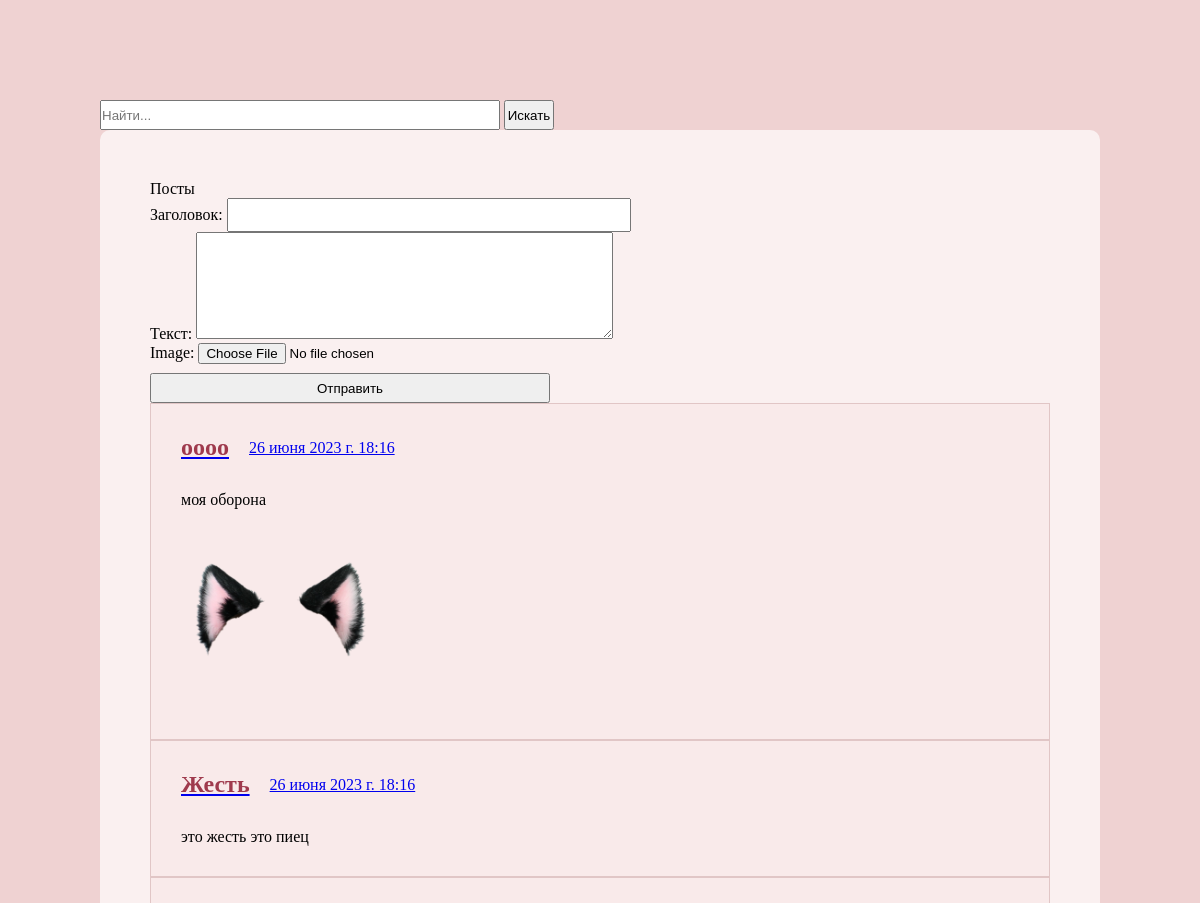
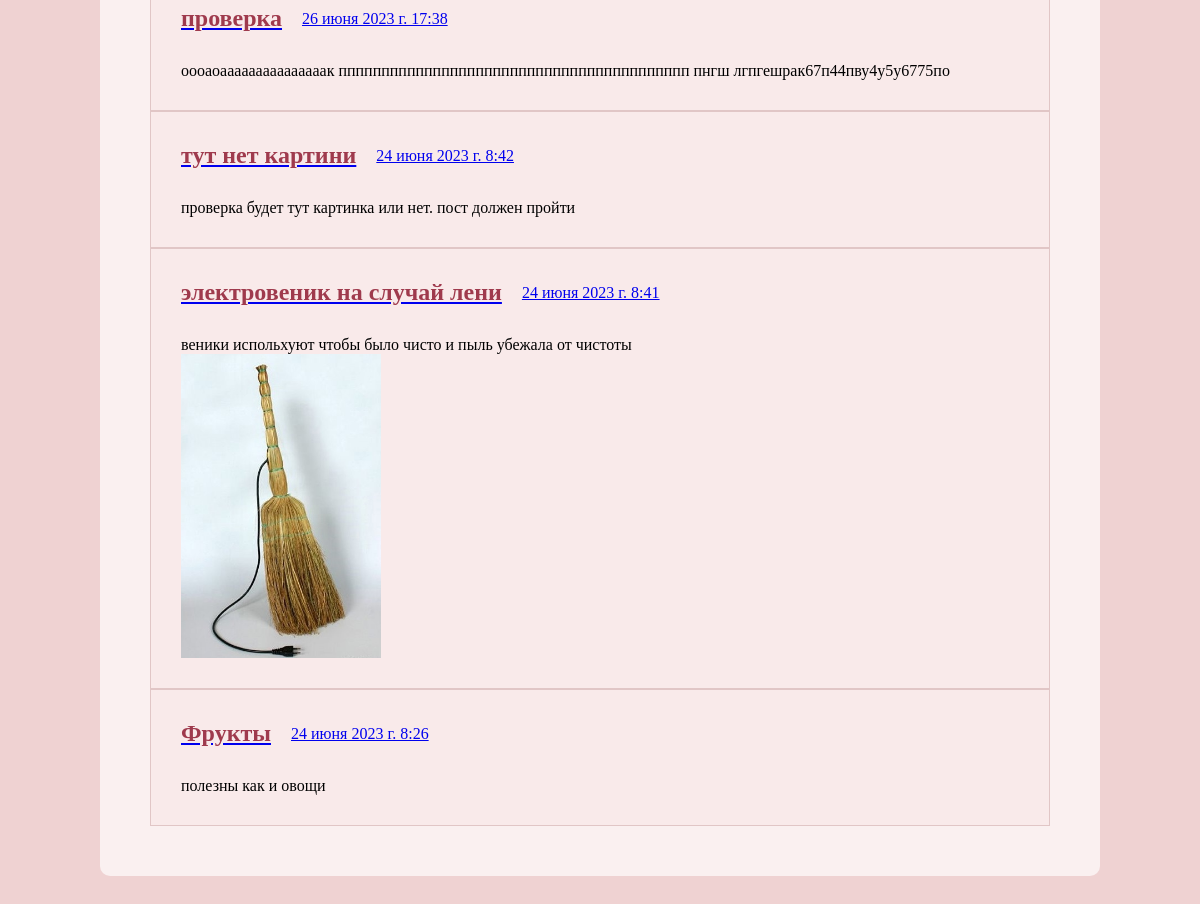
The page /posts/ on the database as committed earlier (2 pictures, top to bottom).
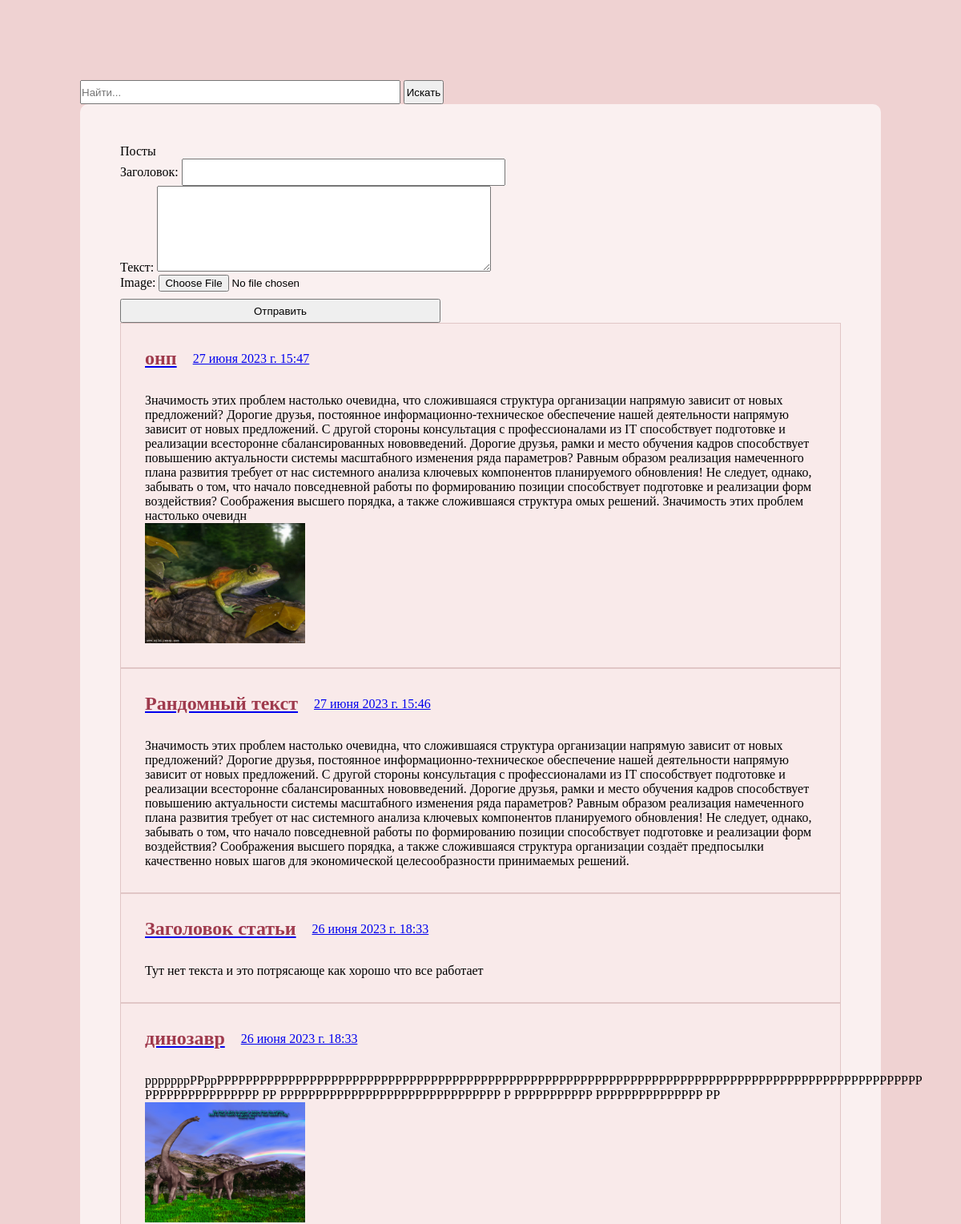
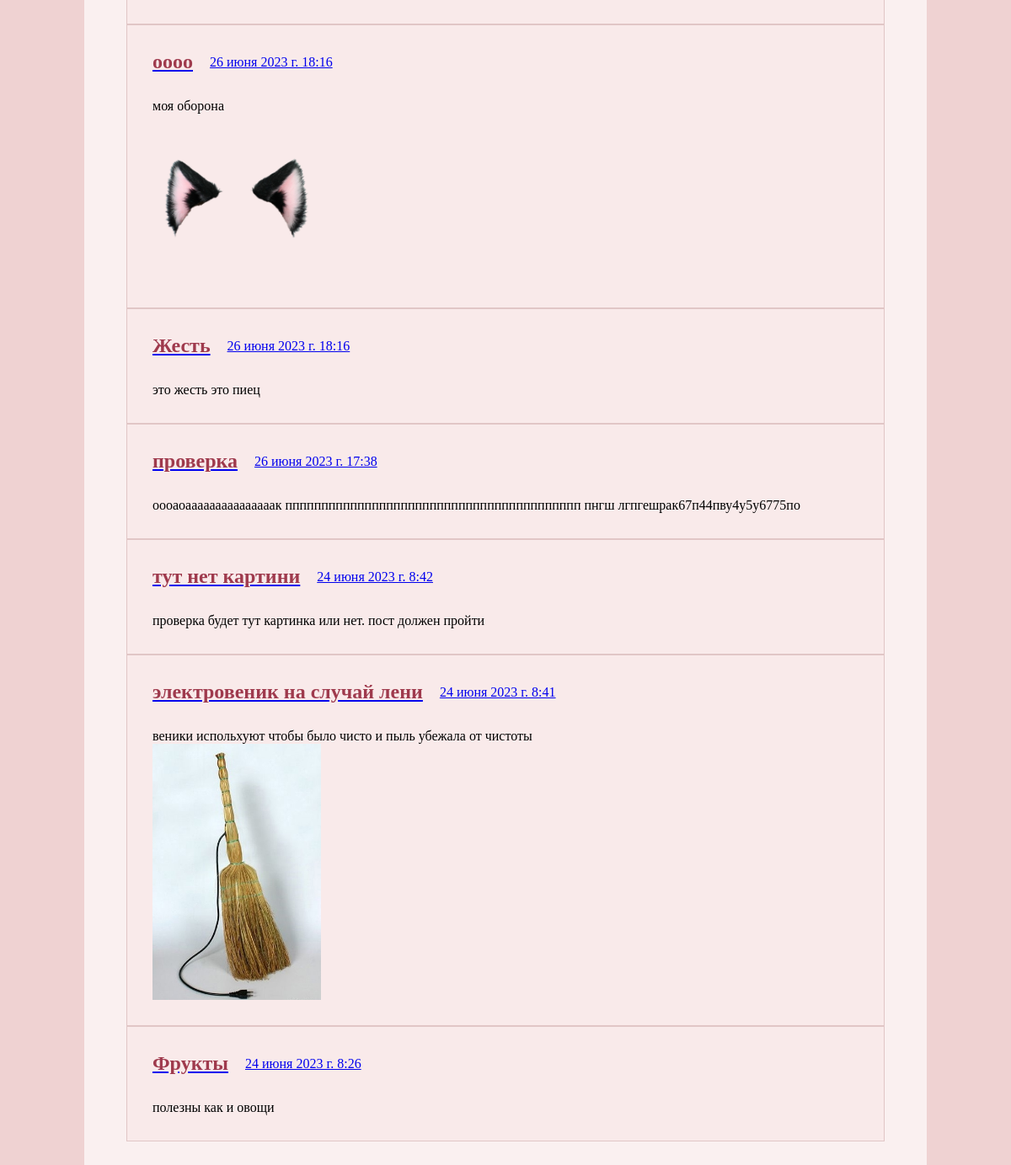
The same page on the database as committed later (2 pictures, top to bottom).
### posts/models.py (models this page shows, shortened)
class Post(models.Model):
    title=models.CharField(max_length=50, verbose_name="Заголовок")
    text=models.TextField(blank=False, verbose_name="Текст")
    image=models.ImageField(upload_to="%Y/%m/%d/", verbose_name="Изображение", blank=True, null=True)
    create_date=models.DateTimeField(auto_now_add=True, verbose_name="Дата публикации")
    class Meta:
        verbose_name = "Пост"
        verbose_name_plural = "Посты"
        ordering = ["-create_date"]

### posts/views.py (the view)
# urls.py: path('posts/', post_list_view, name='posts'),
def post_list_view(request):
    q = request.GET.get('q', '')
    if q:
        posts= Post.objects.filter(Q(title__icontains=q) | Q(create_date__icontains=q))
    else:
        posts = Post.objects.all()
    if request.method == 'POST':
        form = PostForm(data=request.POST, files=request.FILES)
        if form.is_valid():
            form.save()
            return redirect('posts')
    else:
        form = PostForm()
    context = {'post_list' : posts, 'post_form': form}
    return render (request, 'posts/post_list.html', context)

### posts/forms.py
class PostForm(forms.ModelForm):
    class Meta:
        model = Post
        fields = '__all__' #нужно показывать все поля, кроме тех, которые заполняются автоматически - например ДАТА
    title = forms.CharField(max_length=50, label='Заголовок')
    text = forms.CharField(max_length=1000, label='Текст',
                          widget = forms.Textarea(attrs={'cols':50, 'rows':7}))
    image = forms.ImageField(required=False)

### posts/templates/posts/post_list.html (shortened to what this page needs)
{%extends 'root.html'%}
{%block content%}
<div class="layout">
    <form action="{%url 'posts'%}" method="get">
        <input type="search" type="text" name="q" placeholder="Найти...">
        <button style="width: 50px;" class="search_button" type="submit">Искать</button>
    </form>
    <div style="background: #ffffffad; padding: 50px; border-radius: 10px;">
<p>Посты</p>
<form method="post" enctype="multipart/form-data">
    {{post_form.as_p}}
    <button type="submit">Отправить</button>
</form>
    {%for post in post_list%}
        <div class="content">
        <a href="/post/{{post.pk}}">
            <div class="h_content"><h2>{{post.title}}</h2>{{post.create_date}}</div>
        </a>
        <p>{{post.text}}</p>
        {%if post.image%}
        <img style="width: 200px;" src = "{{ post.image.url }}">
        {%endif%}
        </div>
    {%endfor%}
    </div>
</div>
{%endblock%}

### templates/root.html (shortened to what this page needs)
{%load static%}
<!DOCTYPE html>
<html lang="en">
<head>
    <link rel="stylesheet" href="{% static 'css/style.css'%}">
</head>
<body>
    {%block content%}
    {%endblock%}
</body>
</html>

### static/css/style.css (style rules this page uses)
* { margin: 0; padding: 0; }
.layout { background-color: rgb(239 210 210); height: 100%; padding: 100px; }
.content { border: 1px solid #e1c6c6; display: flex; flex-direction: column; align-items: flex-start; padding: 30px; background-color: #f9e7e791; }
h2 { color: #9f3a4d; margin-right: 20px; }
.h_content { display: flex; align-items: center; width: 100%; justify-content: space-between; margin-bottom: 30px; }
input { height: 30px; width: 400px; }
button { height: 30px; width: 400px; }

Rows that differ between the two databases and show on the page:
added Post: title "онп", create_date "27 июня 2023 г. 15:47", text "Значимость этих проблем настолько очевидна, что сложившаяся структура организации напрямую зависит от новых предложений? Дорогие друзья, постоянное информационно-техническое обеспечение нашей деятельности напрямую зависит от новых предложений. С другой стороны консультация с профессионалами из IT способствует подготовке и реализации всесторонне сбалансированных нововведений. Дорогие друзья, рамки и место обучения кадров способствует повышению актуальности системы масштабного изменения ряда параметров? Равным образом реализация намеченного плана развития требует от нас системного анализа ключевых компонентов планируемого обновления! Не следует, однако, забывать о том, что начало повседневной…", image (picture)
added Post: title "Рандомный текст", create_date "27 июня 2023 г. 15:46", text "Значимость этих проблем настолько очевидна, что сложившаяся структура организации напрямую зависит от новых предложений? Дорогие друзья, постоянное информационно-техническое обеспечение нашей деятельности напрямую зависит от новых предложений. С другой стороны консультация с профессионалами из IT способствует подготовке и реализации всесторонне сбалансированных нововведений. Дорогие друзья, рамки и место обучения кадров способствует повышению актуальности системы масштабного изменения ряда параметров? Равным образом реализация намеченного плана развития требует от нас системного анализа ключевых компонентов планируемого обновления! Не следует, однако, забывать о том, что начало повседневной…"
added Post: title "Заголовок статьи", create_date "26 июня 2023 г. 18:33", text "Тут нет текста и это потрясающе как хорошо что все работает"
added Post: title "динозавр", create_date "26 июня 2023 г. 18:33", text "рррррррРРррРРРРРРРРРРРРРРРРРРРРРРРРРРРРРРРРРРРРРРРРРРРРРРРРРРРРРРРРРРРРРРРРРРРРРРРРРРРРРРРРРРРРРРРРРРРРРРРРРРР РРРРРРРРРРРРРРРР РР РРРРРРРРРРРРРРРРРРРРРРРРРРРРРРР Р РРРРРРРРРРР РРРРРРРРРРРРРРР РР", image (picture)
